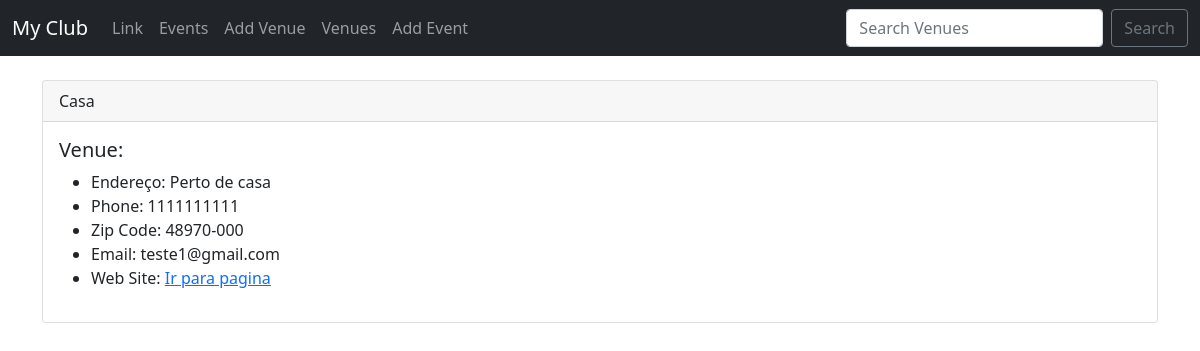
The app's page /show_venue/1/, older data.
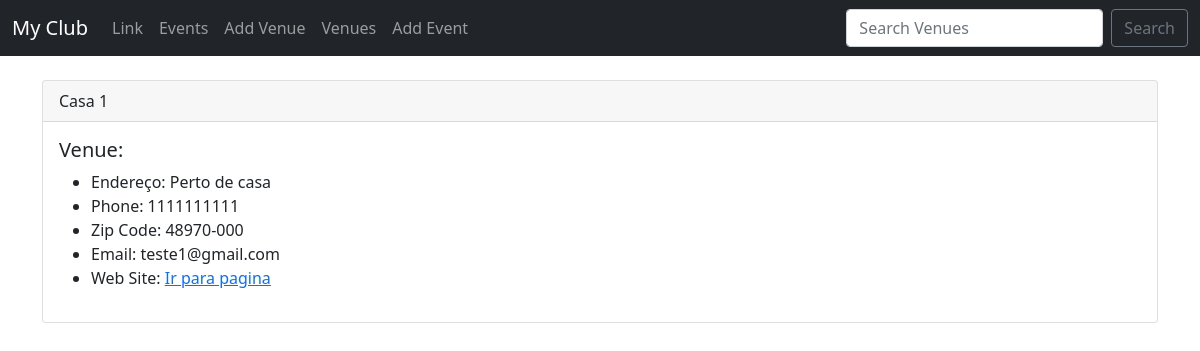
The same page, newer data.
### events/models.py (models this page shows)
class Venue(models.Model):
    name = models.CharField("Venue name", max_length=120)
    address = models.CharField(max_length=300)
    zip_code = models.CharField('Zip code', max_length=15)
    phone = models.CharField('contactphone', max_length=25)
    web = models.URLField('Website Adress' )
    email_address = models.EmailField('Email address', blank=True)
    def __str__(self):
        return self.name

### events/views.py (the view)
# urls.py: path('show_venue/<venue_id>/', views.show_venue, name="show-venue"),#Esse link vai para o venue conforme seu id
def show_venue(request, venue_id):
    venue = Venue.objects.get(pk=venue_id) #Ele pega somente a chave primaria q é o id do objeto na tabela
    context = {
        "venue": venue
    }
    return render(request, 'events/show_venue.html', context)

### events/templates/events/show_venue.html
{% extends 'events/base.html' %}
{% block content %}
<br>
    <div class="card">
        <div class="card-header">
            {{ venue }}
        </div>
        <div class="card-body">
        <h5 class="card-title">Venue: {{ event.venue }}</h5>
        <ul>
            <li>Endereço: {{ venue.address }}</li>
            <li>Phone: {{ venue.phone }}</li>
            <li>Zip Code: {{ venue.zip_code }}</li>
            <li>Email: {{ venue.email_address }}</li>
            <li>Web Site: </b><a href="{{ venue.web }}">Ir para pagina</a></li>
        </ul>
        </div>
    </div>
{% endblock %}

Row changes from the older to the newer data that the page shows:
changed Venue "Perto de casa": name "Casa" → "Casa 1"
